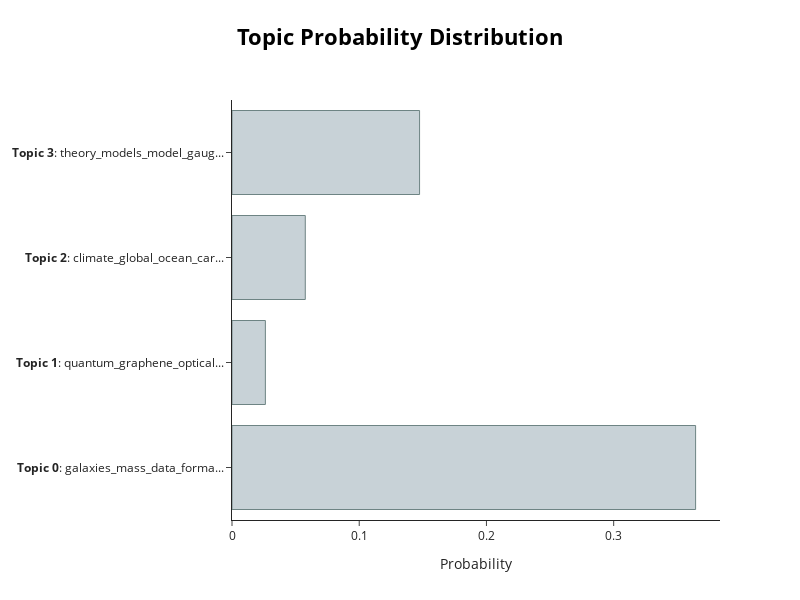

Write notebook code for a chart like this one.
### Code cell
topic_model.visualize_distribution(probs[2])

### Figure 1 — Plotly figure (JSON) as saved in the notebook; plotly's stock layout.template omitted (floating-point values rounded to 4 significant figures)
{"data": [{"marker": {"color": "#C8D2D7", "line": {"color": "#6E8484", "width": 1}}, "orientation": "h", "type": "bar", "x": [0.3644, 0.02625, 0.05761, 0.1474], "y": ["<b>Topic 0</b>: galaxies_mass_data_forma...", "<b>Topic 1</b>: quantum_graphene_optical...", "<b>Topic 2</b>: climate_global_ocean_car...", "<b>Topic 3</b>: theory_models_model_gaug..."]}], "layout": {"height": 600, "hoverlabel": {"bgcolor": "white", "font": {"family": "Rockwell", "size": 16}}, "title": {"font": {"color": "Black", "size": 22}, "text": "<b>Topic Probability Distribution</b>", "x": 0.5, "xanchor": "center", "y": 0.95, "yanchor": "top"}, "width": 800, "xaxis": {"title": {"text": "Probability"}}}}
